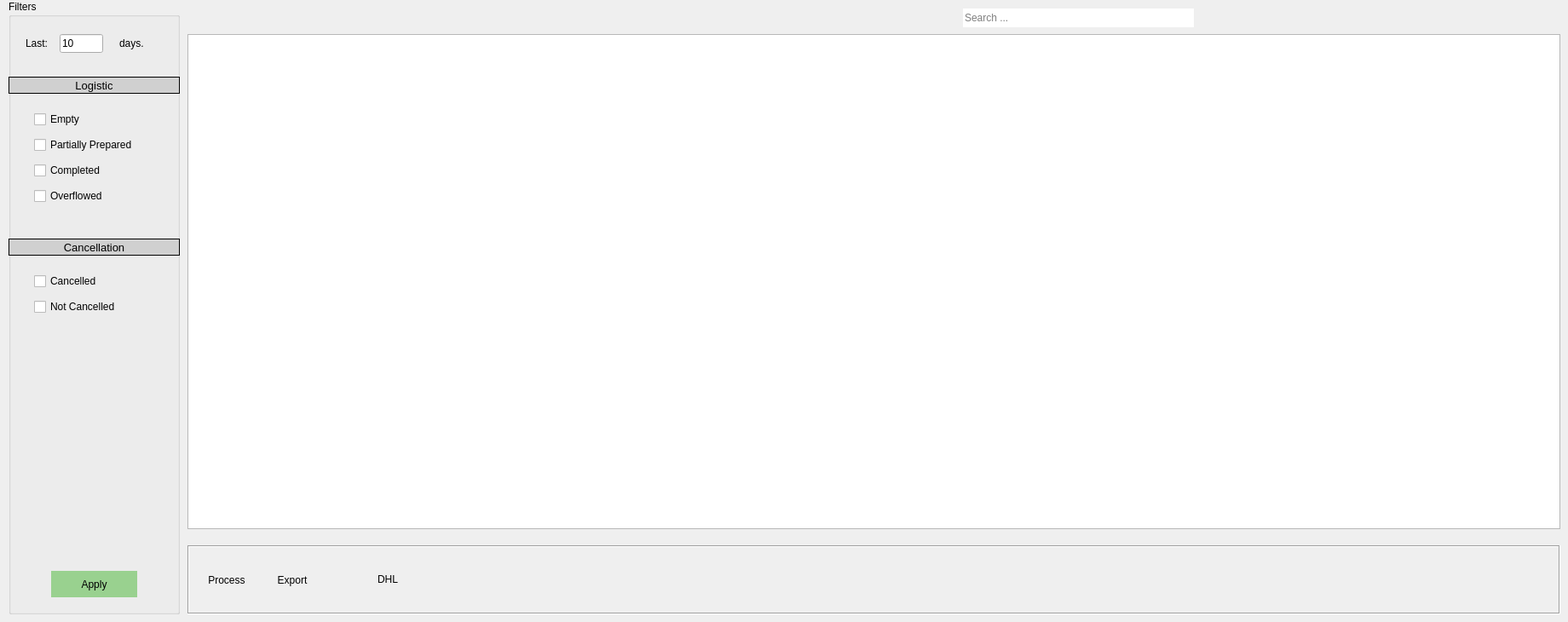
      <widget class="QWidget" name="warehouse_expeditions_tab">
       <attribute name="icon">
        <iconset resource="../app/icons.qrc">
         <normaloff>:/expedition</normaloff>:/expedition</iconset>
       </attribute>
       <attribute name="title">
        <string>Expedition</string>
       </attribute>
       <widget class="QLineEdit" name="warehouse_expeditions_search">
        <property name="geometry">
         <rect>
          <x>1130</x>
          <y>10</y>
          <width>271</width>
          <height>22</height>
         </rect>
        </property>
        <property name="text">
         <string/>
        </property>
        <property name="frame">
         <bool>false</bool>
        </property>
        <property name="placeholderText">
         <string>Search ... </string>
        </property>
       </widget>
       <widget class="QLabel" name="warehouse_expeditions_search_logo">
        <property name="geometry">
         <rect>
          <x>1410</x>
          <y>10</y>
          <width>21</width>
          <height>21</height>
         </rect>
        </property>
        <property name="text">
         <string/>
        </property>
        <property name="pixmap">
         <pixmap resource="../app/icons.qrc">:/search</pixmap>
        </property>
       </widget>
       <widget class="QGroupBox" name="warehouse_expeditions_filters">
        <property name="geometry">
         <rect>
          <x>10</x>
          <y>0</y>
          <width>201</width>
          <height>721</height>
         </rect>
        </property>
        <property name="toolTip">
         <string/>
        </property>
        <property name="toolTipDuration">
         <number>2</number>
        </property>
        <property name="statusTip">
         <string/>
        </property>
        <property name="layoutDirection">
         <enum>Qt::LeftToRight</enum>
        </property>
        <property name="title">
         <string>Filters</string>
        </property>
        <property name="flat">
         <bool>false</bool>
        </property>
        <property name="checkable">
         <bool>false</bool>
        </property>
        <property name="checked">
         <bool>false</bool>
        </property>
        <widget class="QLabel" name="warehouse_expeditions_logistic">
         <property name="geometry">
          <rect>
           <x>0</x>
           <y>90</y>
           <width>201</width>
           <height>20</height>
          </rect>
         </property>
         <property name="font">
          <font>
           <pointsize>10</pointsize>
          </font>
         </property>
         <property name="toolTip">
          <string>Filter Warehouse Expedition Orders By Status</string>
         </property>
         <property name="statusTip">
          <string>Filter Warehouse Expedition Orders By Status</string>
         </property>
         <property name="styleSheet">
          <string notr="true">background-color:rgb(208, 208, 208); </string>
         </property>
         <property name="frameShape">
          <enum>QFrame::Panel</enum>
         </property>
         <property name="frameShadow">
          <enum>QFrame::Plain</enum>
         </property>
         <property name="lineWidth">
          <number>1</number>
         </property>
         <property name="midLineWidth">
          <number>0</number>
         </property>
         <property name="text">
          <string>Logistic</string>
         </property>
         <property name="alignment">
          <set>Qt::AlignCenter</set>
         </property>
         <property name="wordWrap">
          <bool>false</bool>
         </property>
         <property name="openExternalLinks">
          <bool>false</bool>
         </property>
        </widget>
        <widget class="QToolButton" name="warehouse_expeditions_apply">
         <property name="geometry">
          <rect>
           <x>50</x>
           <y>670</y>
           <width>101</width>
           <height>31</height>
          </rect>
         </property>
         <property name="styleSheet">
          <string notr="true">background:rgb(153, 209, 143)</string>
         </property>
         <property name="text">
          <string>Apply</string>
         </property>
         <property name="shortcut">
          <string/>
         </property>
         <property name="autoRaise">
          <bool>true</bool>
         </property>
        </widget>
        <widget class="QCheckBox" name="warehouse_expeditions_empty">
         <property name="geometry">
          <rect>
           <x>30</x>
           <y>130</y>
           <width>121</width>
           <height>20</height>
          </rect>
         </property>
         <property name="text">
          <string>Empty</string>
         </property>
        </widget>
        <widget class="QCheckBox" name="warehouse_expeditions_partially_processed">
         <property name="geometry">
          <rect>
           <x>30</x>
           <y>160</y>
           <width>148</width>
           <height>20</height>
          </rect>
         </property>
         <property name="text">
          <string>Partially Prepared</string>
         </property>
        </widget>
        <widget class="QCheckBox" name="warehouse_expeditions_completed">
         <property name="geometry">
          <rect>
           <x>30</x>
           <y>190</y>
           <width>129</width>
           <height>20</height>
          </rect>
         </property>
         <property name="text">
          <string>Completed</string>
         </property>
        </widget>
        <widget class="QCheckBox" name="warehouse_expeditions_cancelled">
         <property name="geometry">
          <rect>
           <x>30</x>
           <y>320</y>
           <width>91</width>
           <height>20</height>
          </rect>
         </property>
         <property name="text">
          <string>Cancelled</string>
         </property>
        </widget>
        <widget class="QCheckBox" name="warehouse_expeditions_overflowed">
         <property name="geometry">
          <rect>
           <x>30</x>
           <y>220</y>
           <width>141</width>
           <height>20</height>
          </rect>
         </property>
         <property name="text">
          <string>Overflowed</string>
         </property>
        </widget>
        <widget class="QLabel" name="warehouse_expeditions_cancellation">
         <property name="geometry">
          <rect>
           <x>0</x>
           <y>280</y>
           <width>201</width>
           <height>20</height>
          </rect>
         </property>
         <property name="font">
          <font>
           <pointsize>10</pointsize>
          </font>
         </property>
         <property name="toolTip">
          <string>Filter Warehouse Expedition Orders By Status</string>
         </property>
         <property name="statusTip">
          <string>Filter Warehouse Expedition Orders By Status</string>
         </property>
         <property name="styleSheet">
          <string notr="true">background-color:rgb(208, 208, 208); </string>
         </property>
         <property name="frameShape">
          <enum>QFrame::Panel</enum>
         </property>
         <property name="frameShadow">
          <enum>QFrame::Plain</enum>
         </property>
         <property name="lineWidth">
          <number>1</number>
         </property>
         <property name="midLineWidth">
          <number>0</number>
         </property>
         <property name="text">
          <string>Cancellation</string>
         </property>
         <property name="alignment">
          <set>Qt::AlignCenter</set>
         </property>
         <property name="wordWrap">
          <bool>false</bool>
         </property>
         <property name="openExternalLinks">
          <bool>false</bool>
         </property>
        </widget>
        <widget class="QCheckBox" name="warehouse_expeditions_notcancelled">
         <property name="geometry">
          <rect>
           <x>30</x>
           <y>350</y>
           <width>131</width>
           <height>20</height>
          </rect>
         </property>
         <property name="text">
          <string>Not Cancelled</string>
         </property>
        </widget>
        <widget class="QLabel" name="label_3">
         <property name="geometry">
          <rect>
           <x>130</x>
           <y>43</y>
           <width>55</width>
           <height>16</height>
          </rect>
         </property>
         <property name="text">
          <string>days.</string>
         </property>
        </widget>
        <widget class="QLabel" name="label_2">
         <property name="geometry">
          <rect>
           <x>20</x>
           <y>43</y>
           <width>41</width>
           <height>16</height>
          </rect>
         </property>
         <property name="text">
          <string>Last:</string>
         </property>
        </widget>
        <widget class="QLineEdit" name="warehouse_expeditions_last">
         <property name="geometry">
          <rect>
           <x>60</x>
           <y>40</y>
           <width>51</width>
           <height>22</height>
          </rect>
         </property>
         <property name="text">
          <string>10</string>
         </property>
        </widget>
       </widget>
       <widget class="QFrame" name="warehouse_expeditions_actions">
        <property name="geometry">
         <rect>
          <x>220</x>
          <y>640</y>
          <width>1611</width>
          <height>81</height>
         </rect>
        </property>
        <property name="frameShape">
         <enum>QFrame::Box</enum>
        </property>
        <property name="frameShadow">
         <enum>QFrame::Sunken</enum>
        </property>
        <widget class="QWidget" name="layoutWidget">
         <property name="geometry">
          <rect>
           <x>10</x>
           <y>10</y>
           <width>149</width>
           <height>62</height>
          </rect>
         </property>
         <layout class="QGridLayout" name="gridLayout_8">
          <item row="0" column="0">
           <widget class="QToolButton" name="warehouse_expeditions_process">
            <property name="minimumSize">
             <size>
              <width>70</width>
              <height>60</height>
             </size>
            </property>
            <property name="maximumSize">
             <size>
              <width>70</width>
              <height>60</height>
             </size>
            </property>
            <property name="text">
             <string>Process</string>
            </property>
            <property name="icon">
             <iconset resource="../app/icons.qrc">
              <normaloff>:/assembly</normaloff>:/assembly</iconset>
            </property>
            <property name="iconSize">
             <size>
              <width>40</width>
              <height>40</height>
             </size>
            </property>
            <property name="toolButtonStyle">
             <enum>Qt::ToolButtonTextUnderIcon</enum>
            </property>
            <property name="autoRaise">
             <bool>true</bool>
            </property>
           </widget>
          </item>
          <item row="0" column="1">
           <widget class="QToolButton" name="warehouse_expeditions_export">
            <property name="minimumSize">
             <size>
              <width>70</width>
              <height>60</height>
             </size>
            </property>
            <property name="maximumSize">
             <size>
              <width>70</width>
              <height>60</height>
             </size>
            </property>
            <property name="text">
             <string>Export</string>
            </property>
            <property name="icon">
             <iconset resource="../app/icons.qrc">
              <normaloff>:/excel</normaloff>:/excel</iconset>
            </property>
            <property name="iconSize">
             <size>
              <width>40</width>
              <height>40</height>
             </size>
            </property>
            <property name="toolButtonStyle">
             <enum>Qt::ToolButtonTextUnderIcon</enum>
            </property>
            <property name="autoRaise">
             <bool>true</bool>
            </property>
           </widget>
          </item>
         </layout>
        </widget>
        <widget class="QToolButton" name="warehouse_expeditions_dhl">
         <property name="geometry">
          <rect>
           <x>200</x>
           <y>10</y>
           <width>70</width>
           <height>60</height>
          </rect>
         </property>
         <property name="minimumSize">
          <size>
           <width>70</width>
           <height>60</height>
          </size>
         </property>
         <property name="maximumSize">
          <size>
           <width>70</width>
           <height>60</height>
          </size>
         </property>
         <property name="text">
          <string>DHL</string>
         </property>
         <property name="icon">
          <iconset resource="../app/icons.qrc">
           <normaloff>:/inventory</normaloff>:/inventory</iconset>
         </property>
         <property name="iconSize">
          <size>
           <width>40</width>
           <height>40</height>
          </size>
         </property>
         <property name="toolButtonStyle">
          <enum>Qt::ToolButtonTextUnderIcon</enum>
         </property>
         <property name="autoRaise">
          <bool>true</bool>
         </property>
        </widget>
       </widget>
       <widget class="QTableView" name="warehouse_expeditions_view">
        <property name="geometry">
         <rect>
          <x>220</x>
          <y>40</y>
          <width>1611</width>
          <height>581</height>
         </rect>
        </property>
       </widget>
      </widget>
